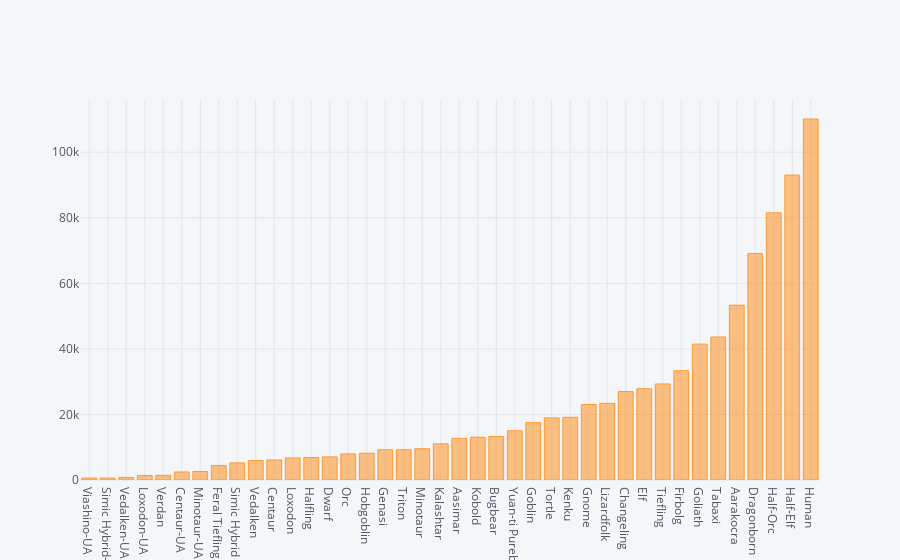

Notebook code cell kept with this figure:
### Markdown cell above
### Quick Visuals
- Let's just get a peek at some simple visuals to show basic relationships

### Code cell
grouped_race.iplot(kind='bar', x='Race')

### Figure 1 — Plotly figure (JSON) as saved in the notebook; plotly's stock layout.template omitted (floating-point values rounded to 4 significant figures)
{"data": [{"marker": {"color": "rgba(255, 153, 51, 0.6)", "line": {"color": "rgba(255, 153, 51, 1.0)", "width": 1}}, "name": "Total", "orientation": "v", "text": "", "type": "bar", "uid": "11f4ab97-90a8-4b82-a78e-365f7278f169", "x": ["Viashino-UA", "Simic Hybrid-UA", "Vedalken-UA", "Loxodon-UA", "Verdan", "Centaur-UA", "Minotaur-UA", "Feral Tiefling", "Simic Hybrid", "Vedalken", "Centaur", "Loxodon", "Halfling", "Dwarf", "Orc", "Hobgoblin", "Genasi", "Triton", "Minotaur", "Kalashtar", "Aasimar", "Kobold", "Bugbear", "Yuan-ti Pureblood", "Goblin", "Tortle", "Kenku", "Gnome", "Lizardfolk", "Changeling", "Elf", "Tiefling", "Firbolg", "Goliath", "Tabaxi", "Aarakocra", "Dragonborn", "Half-Orc", "Half-Elf", "Human"], "y": [577, 588, 787, 1390, 1414, 2452, 2590, 4436, 5221, 5934, 6115, 6730, 6861, 7055, 7964, 8161, 9221, 9240, 9538, 11036, 12699, 13068, 13250, 15030, 17511, 18951, 19135, 23038, 23384, 26981, 27839, 29311, 33358, 41453, 43625, 53340, 69099, 81520, 93038, 110143]}], "layout": {"legend": {"bgcolor": "#F5F6F9", "font": {"color": "#4D5663"}}, "paper_bgcolor": "#F5F6F9", "plot_bgcolor": "#F5F6F9", "title": {"font": {"color": "#4D5663"}}, "xaxis": {"gridcolor": "#E1E5ED", "showgrid": true, "tickfont": {"color": "#4D5663"}, "title": {"font": {"color": "#4D5663"}, "text": ""}, "zerolinecolor": "#E1E5ED"}, "yaxis": {"gridcolor": "#E1E5ED", "showgrid": true, "tickfont": {"color": "#4D5663"}, "title": {"font": {"color": "#4D5663"}, "text": ""}, "zerolinecolor": "#E1E5ED"}}}
